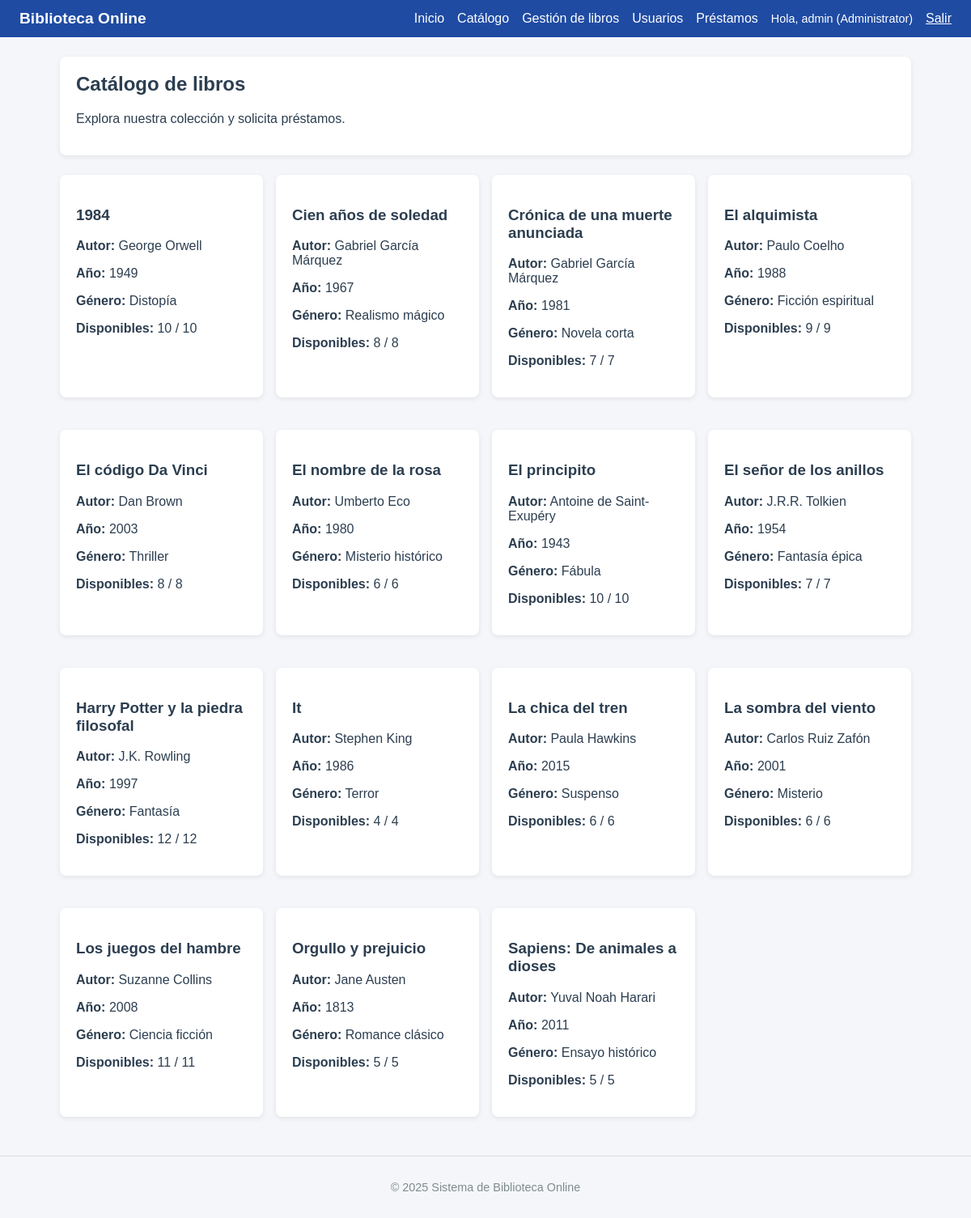
/public/catalog (signed in), run on the app's committed database.
### tables this page shows
CREATE TABLE IF NOT EXISTS books (
  id INT AUTO_INCREMENT PRIMARY KEY,
  title VARCHAR(50) NOT NULL,
  author VARCHAR(50) NOT NULL,
  year INT,
  genre VARCHAR(50),
  quantity INT NOT NULL
);

### app/Core/Controller.php (called while the page is built, shortened)
<?php
class Controller
{
    protected function view($view, $data = [])
    {
        extract($data);
        require_once __DIR__ . '/../Views/' . $view . '.php';
    }
}

### app/Controllers/CatalogController.php (called while the page is built, shortened)
<?php
class CatalogController extends Controller
{
    public function index()
    {
        $canBorrow = Auth::hasRole('Reader');
        $message = '';
        $error = '';
        $books = $this->getBooksWithAvailability();
        $this->view('catalog/index', [
            'books' => $books,
            'canBorrow' => $canBorrow,
            'message' => $message,
            'error' => $error
        ]);
    }
    private function getBooksWithAvailability()
    {
        $db = Database::connect();
        return $db->query('SELECT books.*,
            (SELECT COUNT(*) FROM transactions WHERE book_id = books.id AND date_of_return IS NULL) as loans
            FROM books ORDER BY title')->fetchAll();
    }
}

### public/index.php (called while the page is built, shortened)
<?php
$router = new Router();
$router->add('GET', 'home', 'DashboardController', 'index');
$router->add('GET', 'login', 'AuthController', 'loginForm');
$router->add('POST', 'login', 'AuthController', 'login');
$router->add('GET', 'logout', 'AuthController', 'logout');
$router->add('GET', 'books', 'BookController', 'index');
$router->add('POST', 'books', 'BookController', 'store');
$router->add('GET', 'users', 'UserController', 'index');
$router->add('POST', 'users', 'UserController', 'store');
$router->add('GET', 'transactions', 'TransactionController', 'index');
$router->add('POST', 'transactions', 'TransactionController', 'store');
$router->add('GET', 'catalog', 'CatalogController', 'index');
$router->add('POST', 'catalog', 'CatalogController', 'index');
$router->dispatch($_SERVER['REQUEST_URI'], $_SERVER['REQUEST_METHOD']);

### app/Views/catalog/index.php (the view, shortened to what this page needs)
<?php require_once __DIR__ . '/../layouts/header.php'; ?>
<div class="card">
    <h2>Catálogo de libros</h2>
    <p>Explora nuestra colección y solicita préstamos.</p>
</div>
<div class="grid">
    <?php foreach ($books as $book): ?>
        <?php
            $available = (int) $book['quantity'] - (int) $book['loans'];
            $isAvailable = $available > 0;
        ?>
        <div class="card">
            <h3><?php echo htmlspecialchars($book['title']); ?></h3>
            <p><strong>Autor:</strong> <?php echo htmlspecialchars($book['author']); ?></p>
            <p><strong>Año:</strong> <?php echo htmlspecialchars($book['year'] ?? 'N/A'); ?></p>
            <p><strong>Género:</strong> <?php echo htmlspecialchars($book['genre'] ?? 'N/A'); ?></p>
            <p>
                <strong>Disponibles:</strong>
                <span class="<?php echo $isAvailable ? 'text-success' : 'text-danger'; ?>">
                    <?php echo $available; ?> / <?php echo $book['quantity']; ?>
                </span>
            </p>
        </div>
    <?php endforeach; ?>
</div>
<?php require_once __DIR__ . '/../layouts/footer.php'; ?>

### app/Core/Router.php (shortened to what this page needs)
<?php
class Router
{
    protected $routes = [];
    public function add($method, $path, $controller, $action)
    {
        $this->routes[] = [
            'method' => $method,
            'path' => $path,
            'controller' => $controller,
            'action' => $action
        ];
    }
    public function dispatch($uri, $method)
    {
        $uri = parse_url($uri, PHP_URL_PATH);
        $scriptName = dirname($_SERVER['SCRIPT_NAME']);
        if ($scriptName !== '/' && strpos($uri, $scriptName) === 0) {
            $uri = substr($uri, strlen($scriptName));
        }
        $uri = trim($uri, '/');
        foreach ($this->routes as $route) {
            if ($route['path'] === $uri && $route['method'] === $method) {
                $controller = new $controllerName();
                $action = $route['action'];
                $controller->$action();
                return;
            }
        }
    }
}

### public/assets/css/style.css (style rules this page uses)
* { box-sizing: border-box; }
body { margin: 0; font-family: Arial, Helvetica, sans-serif; background-color: #f5f6fa; color: #2c3e50; }
.card { background-color: #ffffff; border-radius: 8px; box-shadow: 0 2px 6px rgba(0, 0, 0, 0.08); padding: 20px; margin-bottom: 24px; }
.card h2 { margin-top: 0; }
.grid { display: grid; grid-template-columns: repeat(auto-fit, minmax(220px, 1fr)); gap: 16px; }

### data on the page
books: title "1984", author "George Orwell", year "1949", genre "Distopía", quantity "10"
books: title "Cien años de soledad", author "Gabriel García Márquez", year "1967", genre "Realismo mágico", quantity "8"
books: title "Crónica de una muerte anunciada", author "Gabriel García Márquez", year "1981", genre "Novela corta", quantity "7"
books: title "El alquimista", author "Paulo Coelho", year "1988", genre "Ficción espiritual", quantity "9"
books: title "El código Da Vinci", author "Dan Brown", year "2003", genre "Thriller", quantity "8"
books: title "El nombre de la rosa", author "Umberto Eco", year "1980", genre "Misterio histórico", quantity "6"
books: title "El principito", author "Antoine de Saint-Exupéry", year "1943", genre "Fábula", quantity "10"
books: title "El señor de los anillos", author "J.R.R. Tolkien", year "1954", genre "Fantasía épica", quantity "7"
books: title "Harry Potter y la piedra filosofal", author "J.K. Rowling", year "1997", genre "Fantasía", quantity "12"
books: title "It", author "Stephen King", year "1986", genre "Terror", quantity "4"
books: title "La chica del tren", author "Paula Hawkins", year "2015", genre "Suspenso", quantity "6"
books: title "La sombra del viento", author "Carlos Ruiz Zafón", year "2001", genre "Misterio", quantity "6"
books: title "Los juegos del hambre", author "Suzanne Collins", year "2008", genre "Ciencia ficción", quantity "11"
books: title "Orgullo y prejuicio", author "Jane Austen", year "1813", genre "Romance clásico", quantity "5"
books: title "Sapiens: De animales a dioses", author "Yuval Noah Harari", year "2011", genre "Ensayo histórico", quantity "5"
